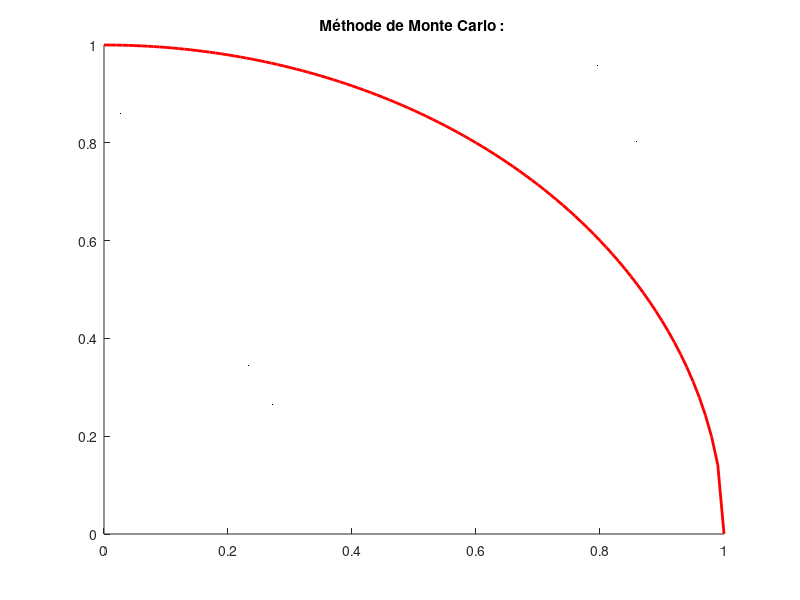

This figure's MATLAB source:
clear
clc
close all

N = input('le nombre est  :')
nbcercle = 0;
tic;
X = zeros(N,1);
Y = zeros(N,1);
for i=1:N;
    x(i)=rand;
    y(i)=rand;
    if x(i)^2+y(i)^2<=1
        nbcercle= nbcercle + 1;
    end
end
  
  tic;
  X=rand(N,1);
  Y=rand(N,1);
  Nbcercle=length(find(X.^2+Y.^2<=1));
  tempsrequis=toc;
  disp (['le temps nécessaire pour la méthode 2 vaut : ' num2str(tempsrequis) 's'])


piMMC= 4*nbcercle/N;
disp(['pi a été estimé à ' num2str(piMMC)])

Xcercle=0:0.01:1;
Ycercle=sqrt(1-Xcercle.^2);
hold on
plot(Xcercle,Ycercle,'r','lineWidth',2)
plot(X,Y,'.k','markerSize',2)
title('Méthode de Monte Carlo : ');
